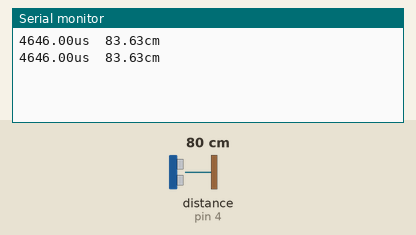
A sketch run on a simulated Arduino Uno, built with avr-gcc and run on an emulated ATmega328P. Shown: the last lines printed to the serial monitor. Wiring (inferred from the names in the program): ultrasonic range finder: trigger pin 3; echo pin 4. The test bench sets the inputs (shaded band); at power-on: distance to the obstacle (sensor on pin 4) 80 cm. The echo pulse lasts 58.3 µs per cm.

Above: at 2.8 s.
2.9 s: distance to the obstacle (sensor on pin 4) set to 120 cm
At 5.1 s:
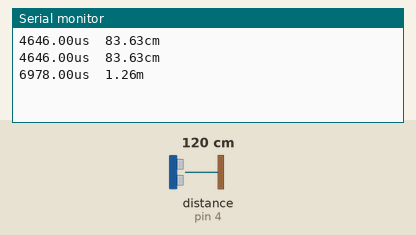
7.5 s: distance to the obstacle (sensor on pin 4) set to 2 cm
At 8.5 s:
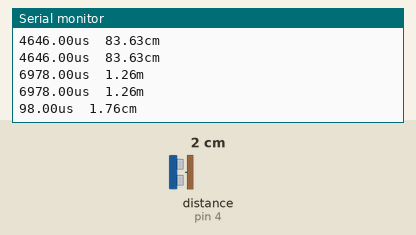
Timing chart, 0 to 10.5 s (numbered marks = the images above; inputs shaded):
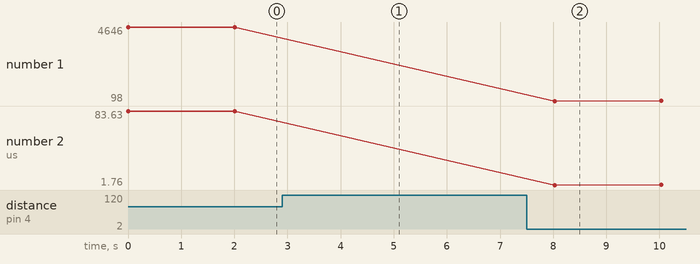

The sketch:

RangeFinder.ino
```cpp
void setup()
{
  Serial.begin(9600);

  pinMode(2,OUTPUT); //make Vcc
  pinMode(3,OUTPUT); //trig
  pinMode(4,INPUT);  //echo
  pinMode(5,OUTPUT); //make Gnd
 }

void loop()
{
 digitalWrite(2,HIGH);
 digitalWrite(5,LOW);
 while(1)
  {
   float duration,distance;
   digitalWrite(3,LOW);
   delayMicroseconds(10);
   digitalWrite(3,HIGH);
   delayMicroseconds(10);
   digitalWrite(3,LOW);

   duration=pulseIn(4,HIGH);
   distance=duration*0.018;
   Serial.print(duration);
   Serial.print("us\t");
   if(distance>=100)
   {
     Serial.print(distance/100);
     Serial.print("m\n");
   }
   else
   {
     Serial.print(distance);
     Serial.print("cm\n");
   }
   delay(2000);
  }
}
```

Measured:
- after the input at 2.9 s, the serial monitor: prints a new line after 1.1 s (image 1)
- after the input at 7.5 s, the serial monitor: prints a new line after 0.53 s (image 2)
- plotted number 1: 4646 → 99 after the input at 7.5 s
- plotted number 2: 83.63 → 1.78 after the input at 7.5 s
